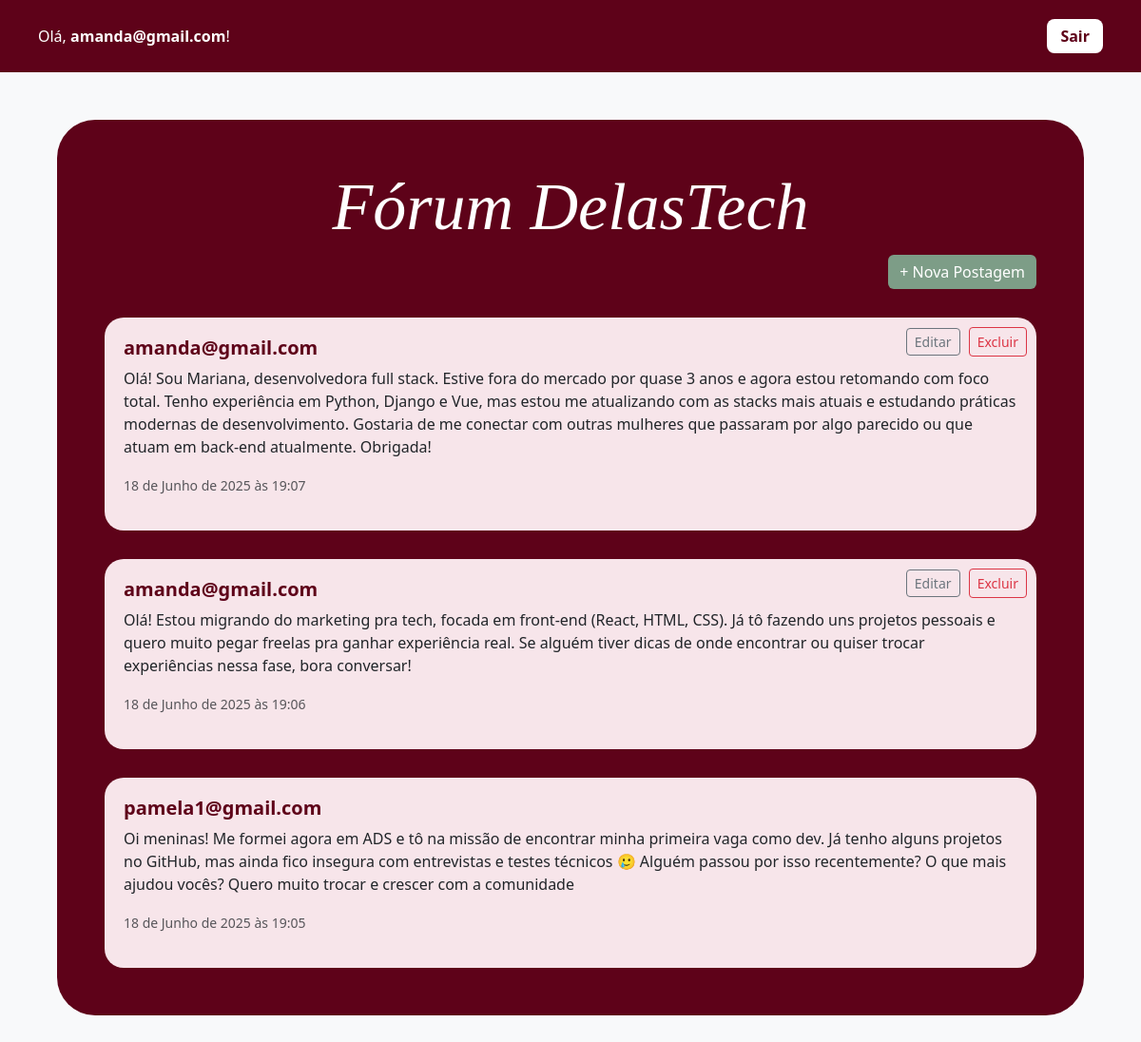
The page /forum/ (signed in) on the database as committed earlier.
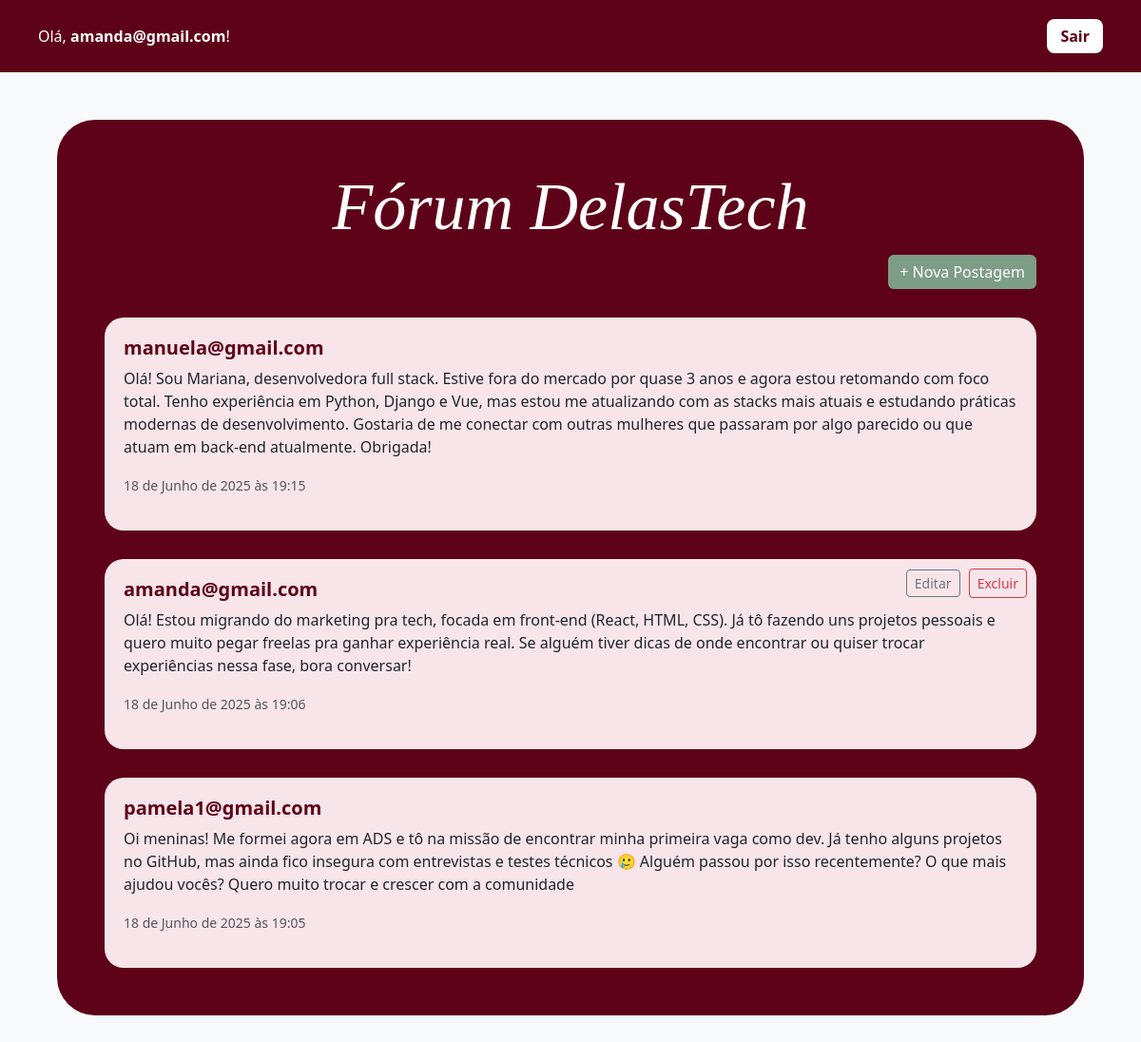
The same page on the database as committed later.
### forum_app/models.py (models this page shows, shortened)
class Post(models.Model):
    autor = models.ForeignKey(User, on_delete=models.CASCADE)
    titulo = models.CharField(max_length=200)
    conteudo = models.TextField()
    criado_em = models.DateTimeField(auto_now_add=True)

### forum_app/views.py (the view)
# urls.py: path('', forum_home, name='forum_home'),
@login_required(login_url='login')
def forum_home(request):
    postagens = Post.objects.all().order_by('-criado_em')
    return render(request, 'forum_app/forum_home.html', {'postagens': postagens})

### forum_app/templates/forum_app/forum_home.html (shortened to what this page needs)
<!DOCTYPE html>
<html lang="pt-br">
<head>
  <link href="https://cdn.jsdelivr.net/npm/bootstrap@5.3.3/dist/css/bootstrap.min.css" rel="stylesheet">
</head>
<body class="bg-light">
  <div class="top-bar">
    <div>Olá, <strong>{{ request.user.username }}</strong>!</div>
    <form method="post" action="{% url 'logout' %}">
      <button type="submit" class="btn-logout">Sair</button>
    </form>
  </div>
  <main>
    <div class="forum-container">
      <h1 class="forum-title">Fórum DelasTech</h1>
      <div class="text-end mb-4">
        <a href="{% url 'criar_postagem' %}" class="btn btn-novo">+ Nova Postagem</a>
      </div>
      {% for postagem in postagens %}
        <div class="post-card">
          <h5>{{ postagem.autor }}</h5>
          <p>{{ postagem.conteudo }}</p>
          <p><small class="text-muted">{{ postagem.criado_em }}</small></p>
          {% if request.user == postagem.autor %}
            <div class="post-actions">
              <a href="{% url 'editar_postagem' postagem.id %}" class="btn btn-sm btn-outline-secondary">Editar</a>
              <form method="post" action="{% url 'excluir_postagem' postagem.id %}" style="display:inline;">
                <button type="submit" class="btn btn-sm btn-outline-danger">Excluir</button>
              </form>
            </div>
          {% endif %}
        </div>
      {% empty %}
        <p class="text-white">Nenhuma postagem ainda. Seja a primeira a compartilhar algo!</p>
      {% endfor %}
    </div>
  </main>
</body>
</html>

Rows that differ between the two databases and show on the page:
removed Post: autor "amanda@gmail.com", conteudo "Olá! Sou Mariana, desenvolvedora full stack. Estive fora do mercado por quase 3 anos e agora estou retomando com foco total. Tenho experiência em Python, Django e Vue, mas estou me atualizando com as stacks mais atuais e estudando práticas modernas de desenvolvimento. Gostaria de me conectar com outras mulheres que passaram por algo parecido ou que atuam em back-end atualmente. Obrigada!", criado_em "18 de Junho de 2025 às 19:07", shows "Editar"
added Post: autor "manuela@gmail.com", conteudo "Olá! Sou Mariana, desenvolvedora full stack. Estive fora do mercado por quase 3 anos e agora estou retomando com foco total. Tenho experiência em Python, Django e Vue, mas estou me atualizando com as stacks mais atuais e estudando práticas modernas de desenvolvimento. Gostaria de me conectar com outras mulheres que passaram por algo parecido ou que atuam em back-end atualmente. Obrigada!", criado_em "18 de Junho de 2025 às 19:15"
